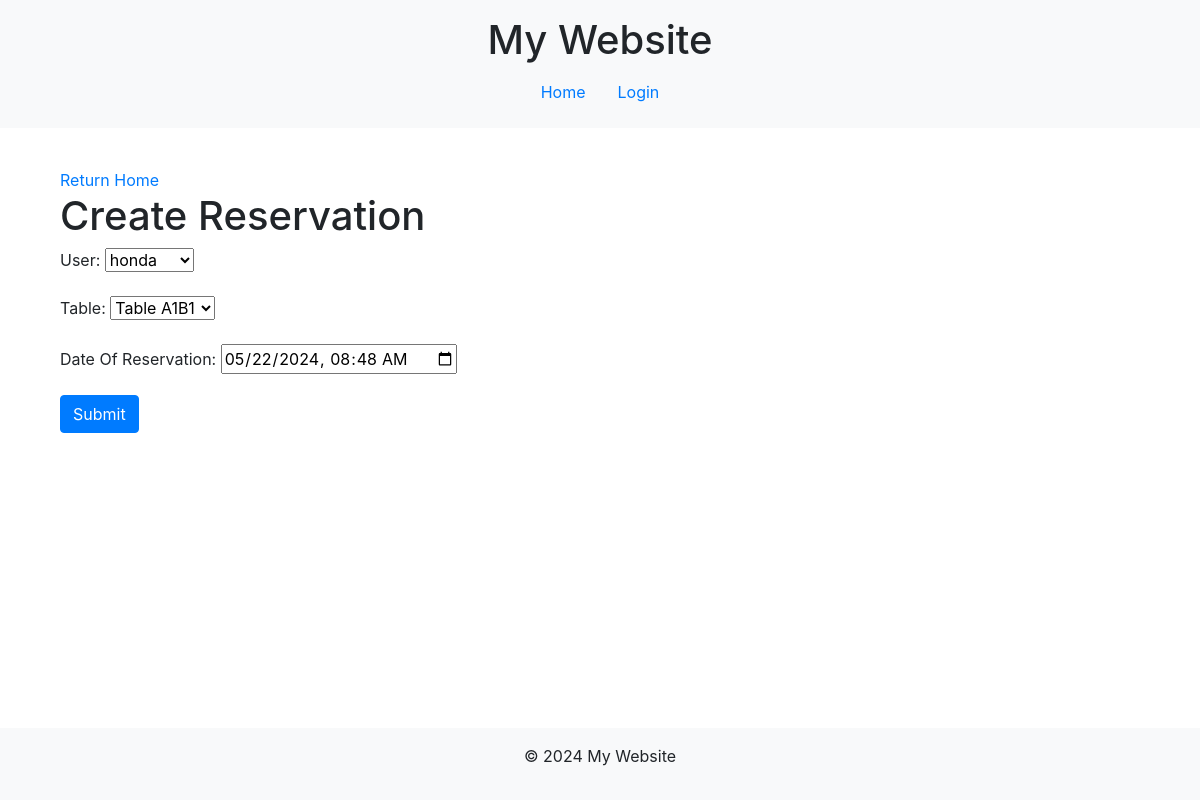
The app's page /update-reservation/2/, older data.
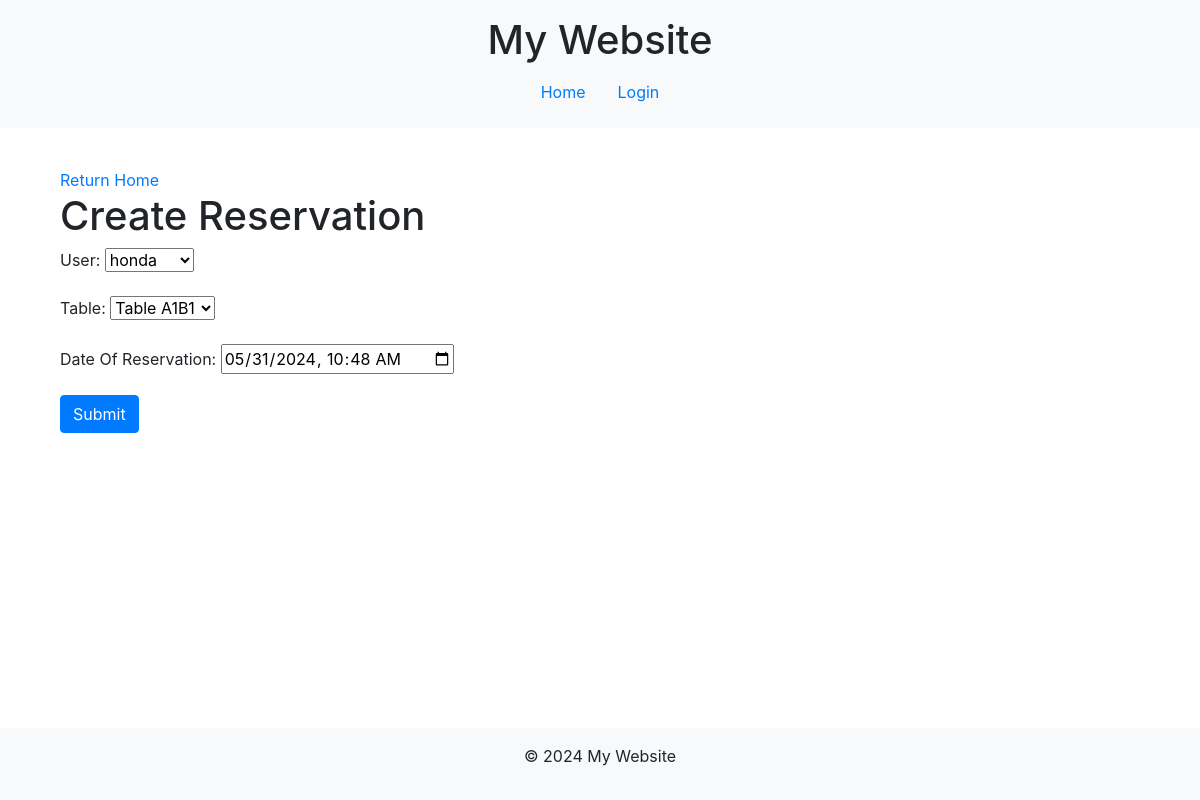
The same page, newer data.
### base/models.py (models this page shows, shortened)
class Reservation(models.Model):
    user = models.ForeignKey(User, on_delete=models.CASCADE)
    table = models.ForeignKey(Table, on_delete=models.CASCADE)
    reserv_date = models.DateTimeField("Date Of Reservation")

### base/views/reservation_views.py (the view)
# urls.py: path('update-reservation/<int:pk>/', reservation_views.ReservationUpdate.as_view(), name='update_reservation'),
class ReservationUpdate(UpdateView):
    model = Reservation
    form_class = ReservationForm
    template_name = 'base/reservation.html'
    success_url = reverse_lazy('home')  # Redirect after successful form submission

### base/forms/reservation_forms.py
class ReservationForm(forms.ModelForm):
    class Meta:
        model = Reservation
        fields = ['user', 'table', 'reserv_date']
        widgets = {
            'reserv_date': forms.DateTimeInput(attrs={'type': 'datetime-local'}),
        }

### base/models.py (called while the page is built)
    def __str__(self):
        return f'Table {self.code}'

### base/templates/base/reservation.html (shortened to what this page needs)
{% extends "main.html" %}
{% block content %}
<div class="container mt-4">
    <a href="{% url 'home' %}">Return Home</a>
    <h1>{% if form_type == 'Update' %}Update{% else %}Create{% endif %} Reservation</h1>
    <form method="post">
        {{ form.as_p }}
        <button type="submit" class="btn btn-primary">{% if form_type == 'Update' %}Update{% else %}Submit{% endif %}</button>
    </form>
</div>
{% endblock %}

Row changes from the older to the newer data that the page shows:
changed Reservation "honda": reserv_date "05/22/2024 08:48" → "05/31/2024 10:48"
